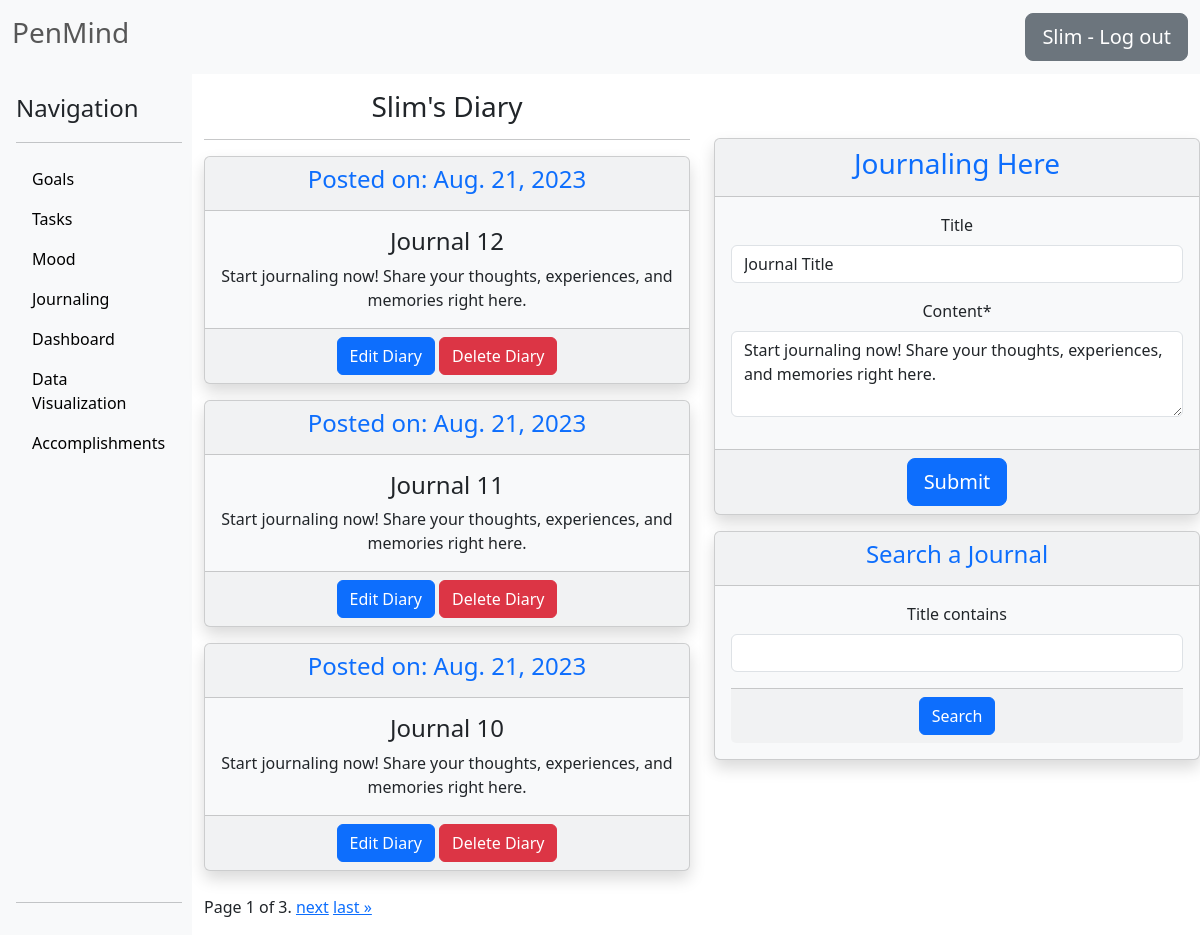
The page /journal/ (signed in) on the database as committed earlier.
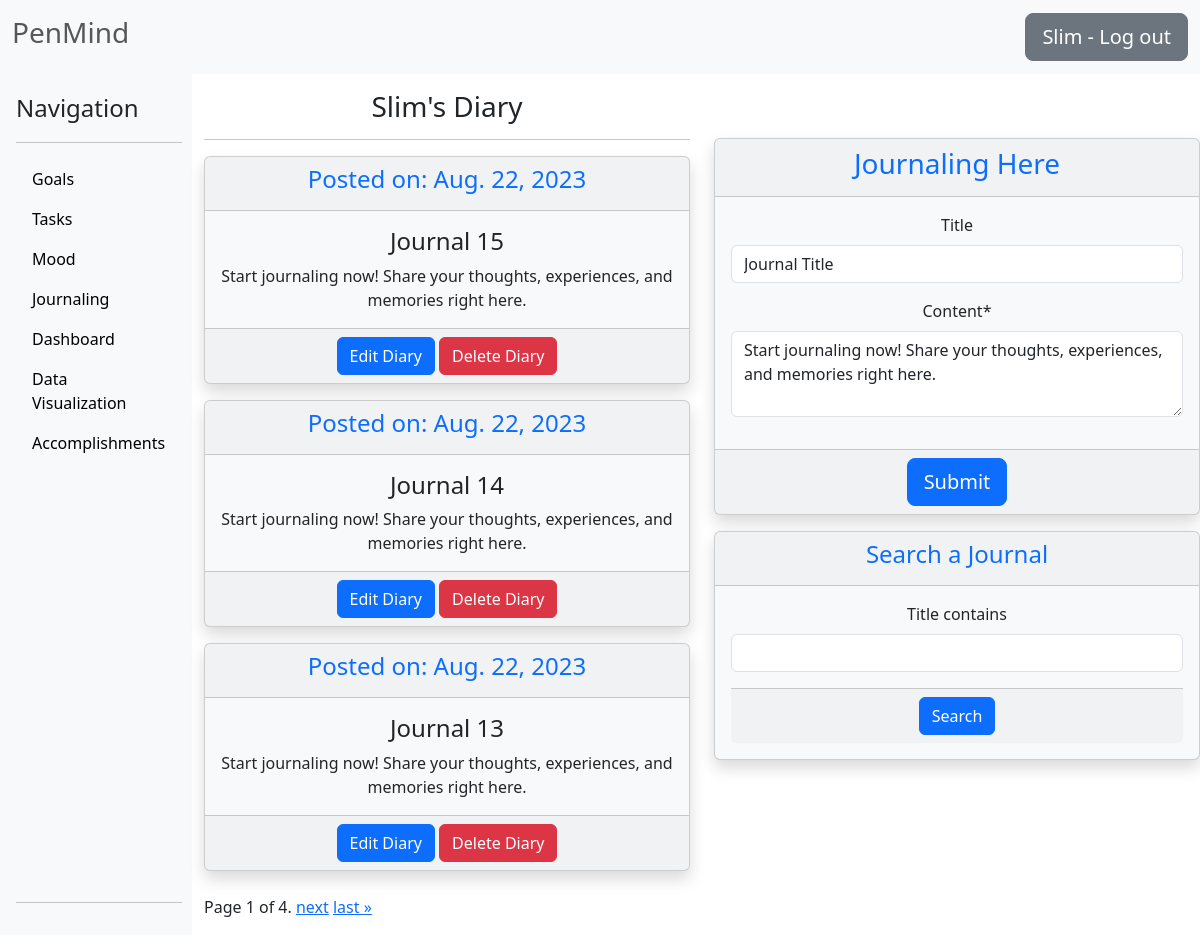
The same page on the database as committed later.
### Journaling/models.py (models this page shows, shortened)
class Journal(models.Model):
    author = models.ForeignKey(User, on_delete=models.CASCADE)
    journal_date = models.DateTimeField(auto_now_add=True)
    title = models.CharField(max_length=100, blank=True)
    content = models.TextField()
    class Meta:
        ordering = ["-journal_date"]

### Journaling/views.py (the view, shortened to what this page needs)
# urls.py: path('journal/', login_required(JournalListView.as_view()), name='journal'),
class JournalListView(ListView):
    model = Journal
    template_name = "Journaling/journal.html"
    context_object_name = "posts"
    paginate_by = 3
    def get_queryset(self):
        queryset = super().get_queryset()
        queryset = queryset.filter(author=self.request.user)
        self.filterset = JournalFilter(self.request.GET, queryset=queryset)
        return self.filterset.qs
    def get_context_data(self, **kwargs):
        context = super().get_context_data(**kwargs)
        form = JournalModelForm(initial={"content": "Start journaling now! Share your thoughts,"
                                                    " experiences, and memories right here.",
                                         "title": "Journal Title"})
        context["form"] = form
        context["SearchForm"] = self.filterset.form
        return context

### Journaling/forms.py
class JournalModelForm(forms.ModelForm):
    class Meta:
        model = Journal
        fields = ["title", "content"]
        widgets = {"content": forms.Textarea(attrs={'rows': 3, 'cols': 60})}

### Journaling/templates/Journaling/journal.html (shortened to what this page needs)
{% extends "Journaling/base.html" %}
{% load static %}
{% load crispy_forms_tags %}
{% block content %}
<div class="row">
    <div class="col mt-3">
        <h3 class="text-center">{{ user.username.title }}'s Diary</h3>
        <hr>
        {% if posts %}
            {% for post in posts %}
                <div class="card text-center mt-3 shadow bg-light">
                    <div class="card-header text-primary">
                        <h4>Posted on: {{ post.journal_date|date }}</h4>
                    </div>
                    <div class="card-body">
                        <h4>{{ post.title|title }}</h4>
                        <p class="card-text">{{ post.content }}</p>
                    </div>
                    <div class="card-footer text-body-secondary">
                        <a href="{% url 'journal_update' post.id %}" class="btn btn-primary">Edit Diary</a>
                        <span><a href="{% url 'journal_delete' post.id %}" class="btn btn-danger">Delete Diary</a></span>
                    </div>
                </div>
            {% endfor %}
        <div class="pagination mt-4">
            <span class="step-links">
                <span class="current">
                    Page {{ page_obj.number }} of {{ page_obj.paginator.num_pages }}.
                </span>
                {% if page_obj.has_next %}
                    <a href="?page={{ page_obj.next_page_number }}">next</a>
                    <a href="?page={{ page_obj.paginator.num_pages }}">last &raquo;</a>
                {% endif %}
            </span>
        </div>
        {% else %}
            <div style="background: white" class="container mt-5">
                <p>"No journal entries found."</p>
                <p>Begin writing your thoughts and experiences to create your personal diary.</p>
            </div>
        {% endif %}
    </div>
    <div class="col mt-5">
        <div class="col text-center">
            <form method="post">
                <div class="card text-center mt-3 shadow bg-light">
                    <div class="card-header text-primary">
                        <h3>Journaling Here</h3>
                    </div>
                    <div class="card-body">
                        {{ form|crispy }}
                    </div>
                    <div class="card-footer text-body-secondary">
                        <input class="btn btn-primary btn-lg" type="submit">
                    </div>
                </div>
            </form>
            <div class="card text-center mt-3 shadow bg-light">
                <div class="card-header text-primary">
                    <h4>Search a Journal</h4>
                </div>
                <div class="card-body">
                    <form method="get" action="{% url 'journal' %}">
                        {{ SearchForm|crispy }}
                        <div class="card-footer text-body-secondary">
                            <input class="btn btn-primary" type="submit" value="Search">
                        </div>
                    </form>
                </div>
            </div>
        </div>
    </div>
</div>
{% endblock content %}

Rows that differ between the two databases and show on the page:
no longer on this page (row unchanged): Journal: journal_date "Aug. 21, 2023", title "Journal 12", content "Start journaling now! Share your thoughts, experiences, and memories right here."
no longer on this page (row unchanged): Journal: journal_date "Aug. 21, 2023", title "Journal 11", content "Start journaling now! Share your thoughts, experiences, and memories right here."
no longer on this page (row unchanged): Journal: journal_date "Aug. 21, 2023", title "Journal 10", content "Start journaling now! Share your thoughts, experiences, and memories right here."
added Journal: journal_date "Aug. 22, 2023", title "Journal 15", content "Start journaling now! Share your thoughts, experiences, and memories right here."
added Journal: journal_date "Aug. 22, 2023", title "Journal 14", content "Start journaling now! Share your thoughts, experiences, and memories right here."
added Journal: journal_date "Aug. 22, 2023", title "Journal 13", content "Start journaling now! Share your thoughts, experiences, and memories right here."
Other text that changed with them:
{{ page_obj.paginator.num_pages }}: "3" → "4"
